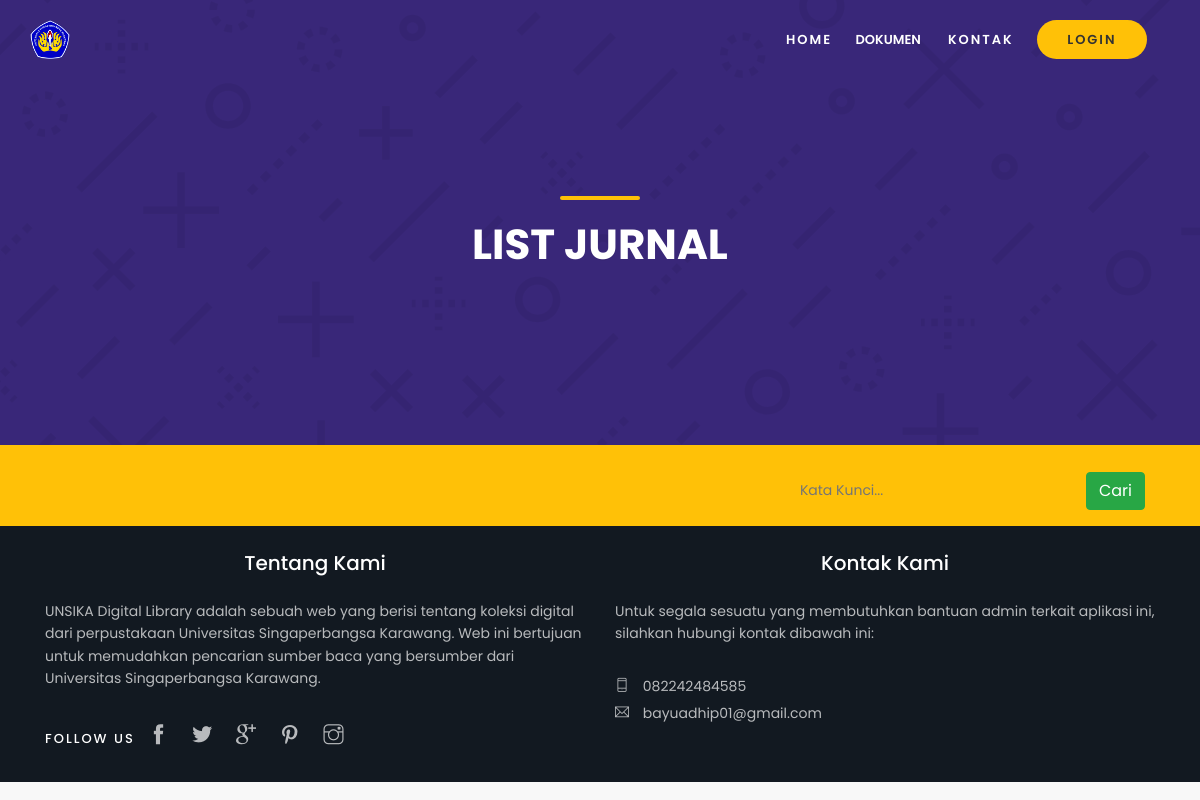
Before: /index.php/home/jurnal with the older database file.
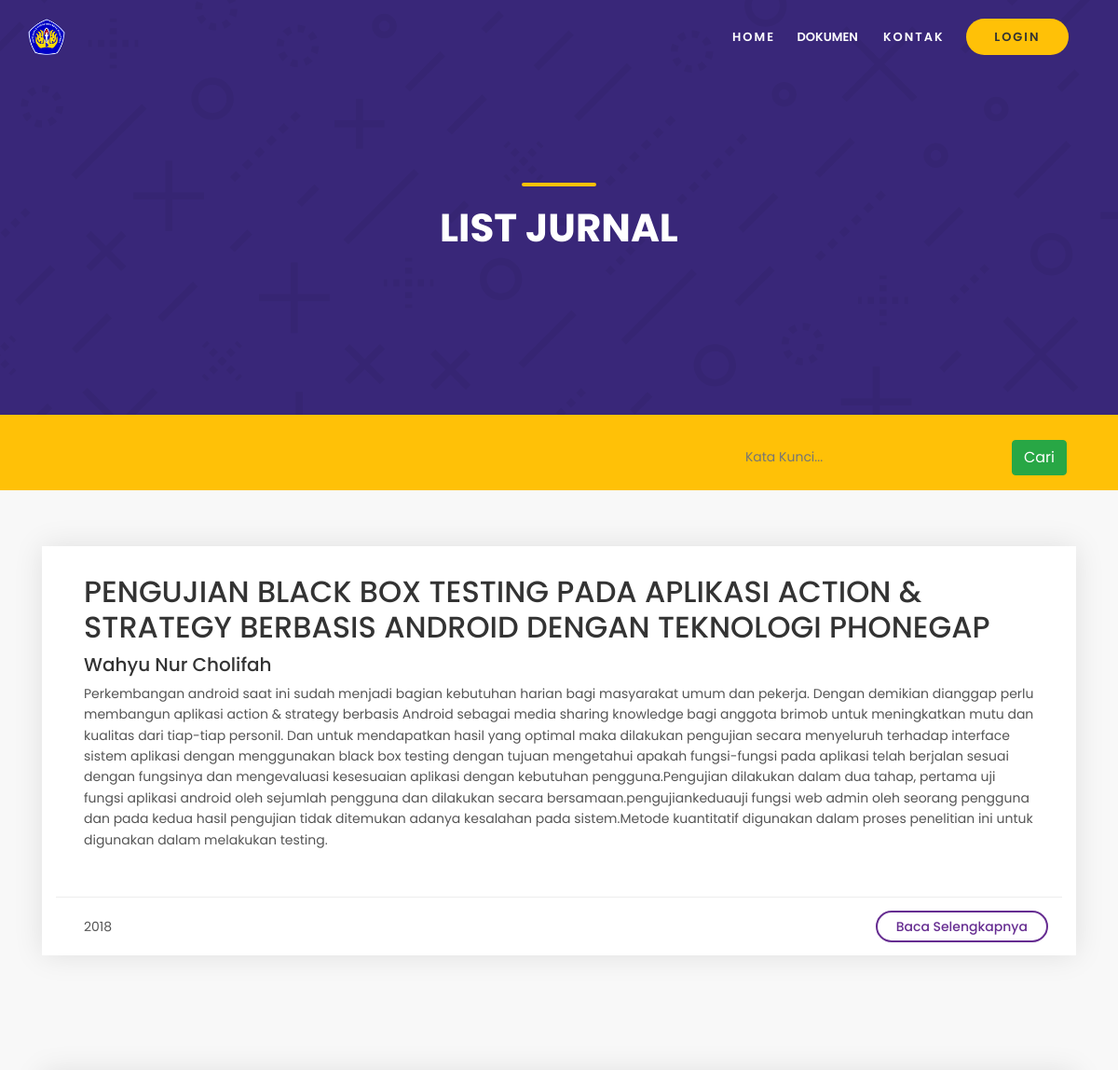
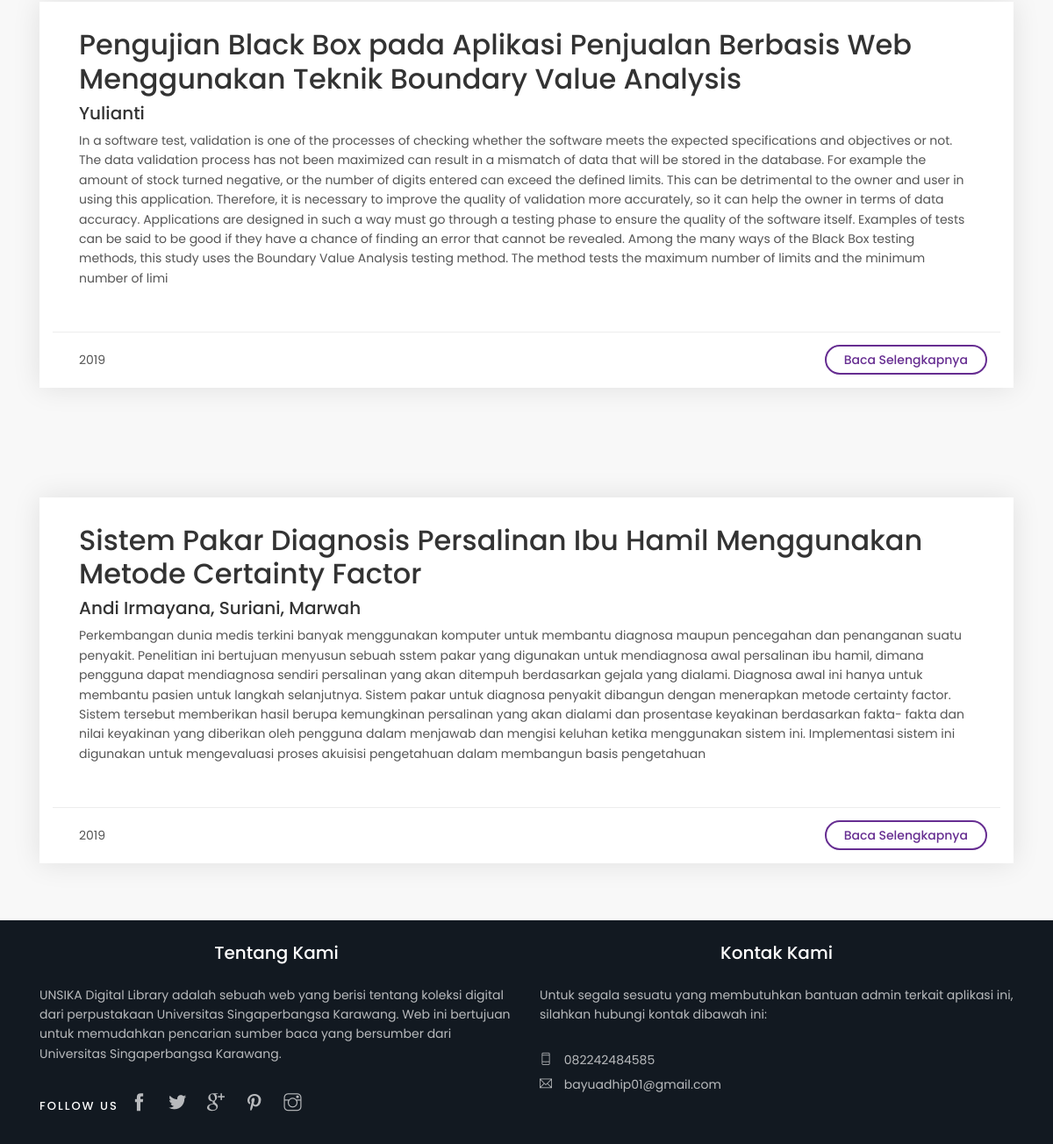
After: the same page with the newer database file (2 pictures, top to bottom).
### tables this page shows
CREATE TABLE `jurnal` (
  `id_jurnal` int(11) NOT NULL,
  `judul` varchar(300) NOT NULL,
  `penulis` varchar(300) NOT NULL,
  `abstrak` varchar(1000) NOT NULL,
  `email` varchar(200) NOT NULL,
  `tahun` int(4) NOT NULL,
  `issn` varchar(255) NOT NULL,
  `isbn` varchar(255) NOT NULL,
  `pdf_jurnal` varchar(255) NOT NULL
);

### application/controllers/Home.php (called while the page is built, shortened)
<?php
class Home extends CI_Controller {
	public function __construct()
	{
		$this->load->database();
		$this->load->library(['ion_auth', 'form_validation']);
		$this->load->helper(['url', 'language']);
		$this->load->model(['umum_model','anggota_model', 'jurnal_model' , 'ebook_model', 'skripsi_model', 'lainnya_model']);
	}
	public function jurnal()
	{
		$data['jurnal'] = $this->jurnal_model->getAll();
		$this->load->view('jurnal/jurnal', $data);
	}
}

### index.php (called while the page is built, shortened)
<?php
require_once BASEPATH.'core/CodeIgniter.php';

### application/models/jurnal_model.php (called while the page is built, shortened)
<?php defined('BASEPATH') OR exit('No direct script access allowed');
class jurnal_model extends CI_Model
{
    private $_table = "jurnal";
    public function getAll()
    {
        return $this->db->get($this->_table)->result();
    }
}

### application/views/jurnal/jurnal.php (the view, shortened to what this page needs)
<!DOCTYPE html>
<html lang="en">
<head>
	<?php
		$this->load->view('include/head');
	?>
</head>
<body>
	<header class="header fadeInDown">
		<?php
			if(!$this->ion_auth->logged_in())
			{
				$this->load->view('include/header');
			}
			else
			{
				$this->load->view('user/include/header');
			}
        ?>
	</header>
        <?php
            $this->load->view('include/dashboard');
        ?>
	<main>
		<section id="hero_in" class="cart_section">
			<div class="wrapper">
				<div class="container">
					<h1 class="fadeInUp"><span></span>List Jurnal</h1>
				</div>
			</div>
		</section>
		<div class="filters_listing sticky_horizontal">
			<div class="container">
				<ul class="clearfix ">
					<li class="float-right">
					<?=form_open_multipart('proses/search_jurnal') ?>
					<div class="form-inline">
							<div class="form-group">
                                <input required type="text" name='keyword' placeholder="Kata Kunci..." class='form-control-plaintext col-md-12'>
                            </div>
							<button  type="submit" class="btn btn-success waves-effect waves-light">Cari</button>
					</div>
					</li>
				</ul>
			</div>
		</div>
		<?php foreach ($jurnal as $j): ?>
		<div class="container margin_60_35">
			<div class="box_list wow">
					<div class="col-lg-12">
						<div class="wrapper">
							<h2><?=$j->judul?></h2>
							<h5><?=$j->penulis?></h5>
							<p><?=$j->abstrak?></p>
						</div>
						<ul>
							<li><?= $j->tahun ?></li>
							<li><a href="<?=site_url('home/detail_jurnal/'.$j->id_jurnal)?>">Baca Selengkapnya</a></li>
						</ul>
					</div>
				</div>
		</div>
		<?php endforeach;?>
	</main>
	<footer>
		<?php
			$this->load->view('include/footer');
		?>
	</footer>
</body>
</html>

### application/views/include/head.php (shortened to what this page needs)
   <link href="<?=base_url("assets/css/bootstrap.min.css")?>" rel="stylesheet">
   <link href="<?=base_url("assets/css/style.css")?>" rel="stylesheet">
<link href="<?=base_url("assets/css/vendors.css")?>" rel="stylesheet">
<link href="<?=base_url("assets/css/icon_fonts/css/all_icons.min.css")?>" rel="stylesheet">
<link href="<?=base_url("assets/css/skins/square/grey.css")?>" rel="stylesheet">
   <link href="<?=base_url("assets/css/wizard.css")?>" rel="stylesheet">
   <link href="<?=base_url("assets/css/custom.css")?>" rel="stylesheet">

### application/views/include/header.php (shortened to what this page needs)
<div id="logo">
	<a href="<?=base_url('home')?>"><img src="<?=base_url("assets/img/logo.png")?>" width="40" height="40" data-retina="true" alt=""></a>
</div>
		<ul id="top_menu">
			<li><a href="<?=base_url('home')?>" >Home</a></li>
			<div class="hamburger hamburger--spin" >
						<font color='white'><strong>DOKUMEN</strong></font>
			</div>
            <li><a href="<?=base_url('home/kontak')?>" >Kontak</a></li>
			<li class="hidden_tablet"><a href="<?=base_url('auth/login')?>" class="btn_1 rounded">Login</a></li>
		</ul>

### application/views/include/footer.php (shortened to what this page needs)
<div class="container">
      <div class="row">
        <div class="col-lg-6 col-md-6 single-footer-widget" >
          <h5 style="text-align:center">Tentang Kami</h5>
					<p>UNSIKA Digital Library adalah sebuah web yang berisi tentang koleksi digital dari perpustakaan Universitas Singaperbangsa Karawang.
					Web ini bertujuan untuk memudahkan pencarian sumber baca yang bersumber dari Universitas Singaperbangsa Karawang. </p>
					<div class="follow_us">
						<ul>
							<li>Follow us</li>
							<li><a href="#0"><i class="ti-facebook"></i></a></li>
							<li><a href="#0"><i class="ti-twitter-alt"></i></a></li>
							<li><a href="#0"><i class="ti-google"></i></a></li>
							<li><a href="#0"><i class="ti-pinterest"></i></a></li>
							<li><a href="#0"><i class="ti-instagram"></i></a></li>
						</ul>
					</div>
        </div>
        <div class="col-lg-6 col-md-6 single-footer-widget">
          <h5 style="text-align:center">Kontak Kami</h5>
		  <p>Untuk segala sesuatu yang membutuhkan bantuan admin terkait aplikasi ini, silahkan hubungi kontak dibawah ini: </p>
          <ul class="contacts">
						<li><a href="tel://082242484585"><i class="ti-mobile"></i> 082242484585</a></li>
						<li><a href="mailto:bayuadhip01@gmail.com"><i class="ti-email"></i> bayuadhip01@gmail.com</a></li>
					</ul>
        </div>
				</div>
			</div>

### assets/css/wizard.css (style rules this page uses)
.form-group { position: relative; }

Changed rows visible on the page:
added jurnal: judul "PENGUJIAN BLACK BOX TESTING PADA APLIKASI ACTION & STRATEGY BERBASIS ANDROID DENGAN TEKNOLOGI PHONEGAP", penulis "Wahyu Nur Cholifah", abstrak "Perkembangan android saat ini sudah menjadi bagian kebutuhan harian bagi masyarakat umum dan pekerja. Dengan demikian dianggap perlu membangun aplikasi action & strategy berbasis Android sebagai media sharing knowledge bagi anggota brimob untuk meningkatkan mutu dan kualitas dari tiap-tiap personil. Dan untuk mendapatkan hasil yang optimal maka dilakukan pengujian secara menyeluruh terhadap interface sistem aplikasi dengan menggunakan black box testing dengan tujuan mengetahui apakah fungsi-fungsi pada aplikasi telah berjalan sesuai dengan fungsinya dan mengevaluasi kesesuaian aplikasi dengan kebutuhan pengguna.Pengujian dilakukan dalam dua tahap, pertama uji fungsi aplikasi android oleh…", tahun "2018"
added jurnal: judul "Pengujian Black Box pada Aplikasi Penjualan Berbasis Web Menggunakan Teknik Boundary Value Analysis", penulis "Yulianti", abstrak "In a software test, validation is one of the processes of checking whether the software meets the expected specifications and objectives or not. The data validation process has not been maximized can result in a mismatch of data that will be stored in the database. For example the amount of stock turned negative, or the number of digits entered can exceed the defined limits. This can be detrimental to the owner and user in using this application. Therefore, it is necessary to improve the quality of validation more accurately, so it can help the owner in terms of data accuracy. Applications are designed in such a way must go through a testing phase to ensure the quality of the software…", tahun "2019"
added jurnal: judul "Sistem Pakar Diagnosis Persalinan Ibu Hamil Menggunakan Metode Certainty Factor", penulis "Andi Irmayana, Suriani, Marwah", abstrak "Perkembangan dunia medis terkini banyak menggunakan komputer untuk membantu diagnosa maupun pencegahan dan penanganan suatu penyakit. Penelitian ini bertujuan menyusun sebuah sstem pakar yang digunakan untuk mendiagnosa awal persalinan ibu hamil, dimana pengguna dapat mendiagnosa sendiri persalinan yang akan ditempuh berdasarkan gejala yang dialami. Diagnosa awal ini hanya untuk membantu pasien untuk langkah selanjutnya. Sistem pakar untuk diagnosa penyakit dibangun dengan menerapkan metode certainty factor. Sistem tersebut memberikan hasil berupa kemungkinan persalinan yang akan dialami dan prosentase keyakinan berdasarkan fakta- fakta dan nilai keyakinan yang diberikan oleh pengguna dalam…", tahun "2019"
